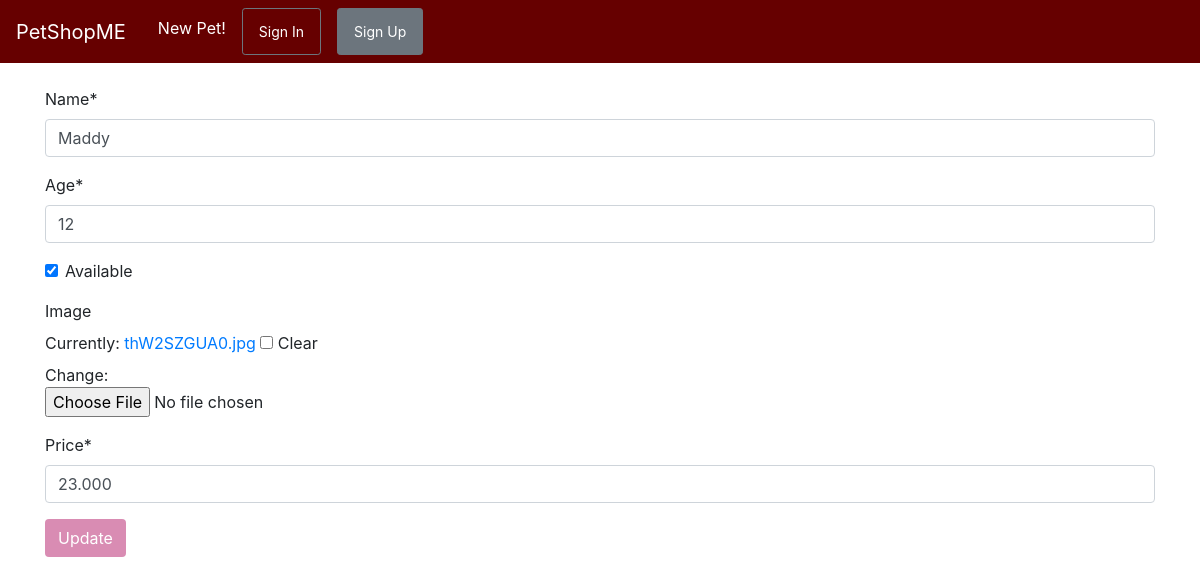
The app's page /petshop/3/update with its own data.
### petshop/models.py (models this page shows, shortened)
class PetModel(models.Model):
	owner=models.ForeignKey(User, default=1, on_delete=models.CASCADE)
	name=models.CharField(max_length=30)
	age=models.IntegerField()
	available=models.BooleanField(default=True)
	image=models.ImageField(null=True, blank=True)
	price=models.DecimalField(max_digits=5, decimal_places=3)

### petshop/views.py (the view)
# urls.py: path('petshop/<int:pet_id>/update', views.pet_update,name="pet-update"),
def pet_update(request, pet_id):
	pet = PetModel.objects.get(id=pet_id)
	form = PetForm(instance=pet)
	if request.method == "POST":
		form = PetForm(request.POST, request.FILES, instance=pet)
		if form.is_valid():
			form.save()
			messages.success(request, 'pet details updated.')
			return redirect("pet-detail", pet_id)
	context = {
		"pet":pet,
		"form":form
	}
	return render(request, 'pet_update.html', context)

### petshop/forms.py
class PetForm(forms.ModelForm):
	class Meta:
		model =PetModel
		exclude  = ['owner']

### petshop/templates/pet_update.html (shortened to what this page needs)
{% extends "base.html" %}
{% load crispy_forms_tags %}
{% block content %}
	<form action="{% url 'pet-update' pet.id %}" method="POST" enctype="multipart/form-data">
		{{form|crispy}}
		<input type="submit" value="Update" class="btn" style="background-color: #d98cb3; color: white;">
	</form>
{% endblock content %}

### records on screen
PetModel: name "Maddy", age "12", available "☑", price "23.000"
